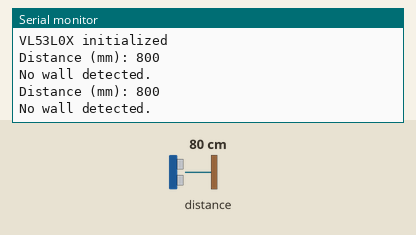
The sketch below on a simulated Arduino Uno, built with avr-gcc and run on an emulated ATmega328P. On the bench: the last lines printed to the serial monitor. The test bench sets the inputs (shaded band); at power-on: distance to the obstacle 80 cm.

Above: at 3.8 s.
3.9 s: distance to the obstacle set to 2 cm
At 7.6 s:
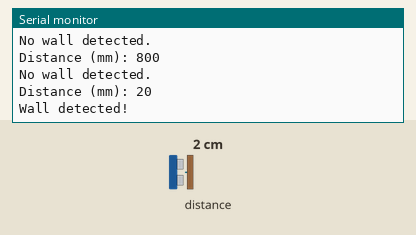
10.6 s: distance to the obstacle set to 250 cm
At 13.4 s:
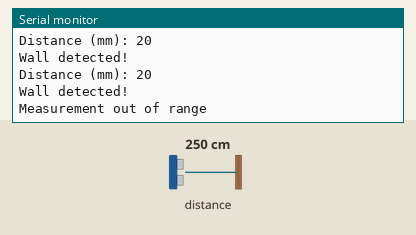

Measured:
- after the input at 3.9 s, the serial monitor: prints a new line after 2.2 s (image 1)
- after the input at 10.6 s, the serial monitor: prints a new line after 1.6 s (image 2)

The sketch:

Lider_test.ino
```cpp
#include <Adafruit_VL53L0X.h>


#include <Wire.h>


Adafruit_VL53L0X lox = Adafruit_VL53L0X();

#define WALL_THRESHOLD_MM 80 // Define the distance threshold for detecting a wall (in mm)

void setup() {
  Serial.begin(115200);
  while (!Serial) {
    delay(1);
  }

  Serial.println("Micromouse Wall Detection");

  if (!lox.begin()) {
    Serial.println(F("Failed to boot VL53L0X"));
    while (1);
  }
  Serial.println(F("VL53L0X initialized"));
}

void loop() {
  VL53L0X_RangingMeasurementData_t measure;

  lox.rangingTest(&measure, false); // Take a distance measurement

  if (measure.RangeStatus != 4) {  // If measurement is valid
    Serial.print("Distance (mm): ");
    Serial.println(measure.RangeMilliMeter);

    if (measure.RangeMilliMeter < WALL_THRESHOLD_MM) {
      Serial.println("Wall detected!");
      // Add code here to stop the robot or change its direction
    } else {
      Serial.println("No wall detected.");
      // Add code here to keep the robot moving forward
    }
  } else {
    Serial.println("Measurement out of range");
  }

  delay(3000); // Short delay before the next measurement
}
```
